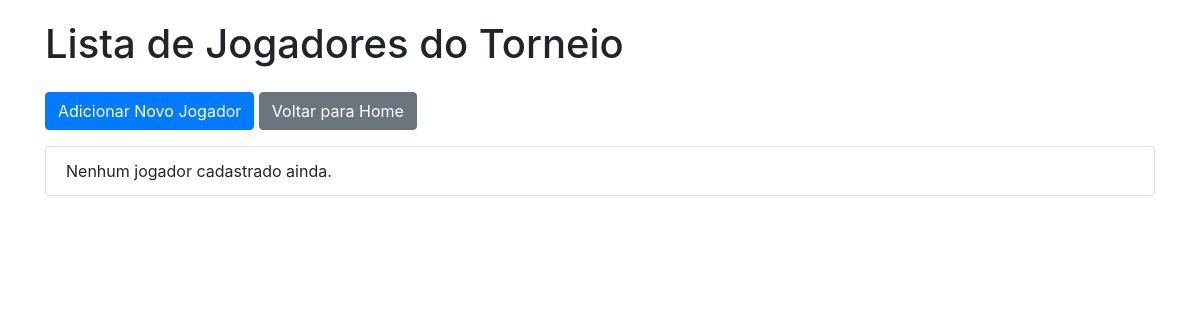
Page /players/ on the earlier database version.
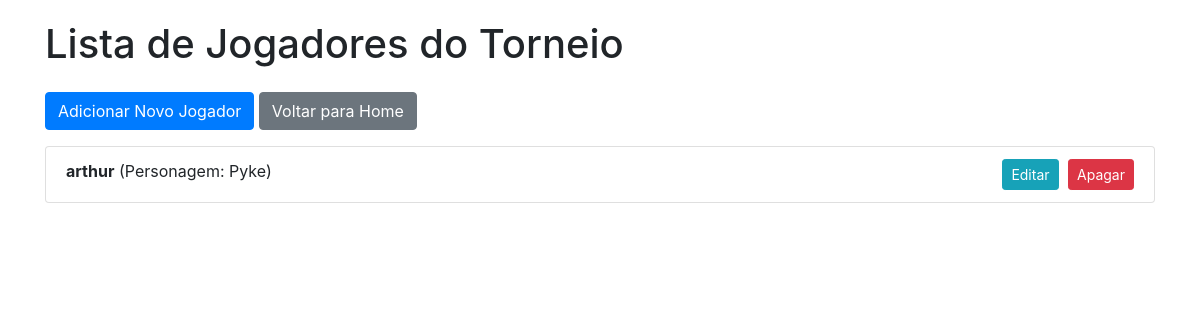
Same page on the later database version.
### torneio/models.py (models this page shows, shortened)
class Player(models.Model):
    name = models.CharField(max_length=100)
    character = models.CharField(max_length=50, help_text="Ex: Scorpion, Shunsui, Ryu")

### torneio/views.py (the view)
# urls.py: path('players/', PlayerListView.as_view(), name='lista-jogadores'),
class PlayerListView(ListView):
    model = Player
    template_name = 'lista_jogadores.html'

### templates/lista_jogadores.html (shortened to what this page needs)
<!DOCTYPE html>
<html lang="pt-br">
<head>
    <link rel="stylesheet" href="https://stackpath.bootstrapcdn.com/bootstrap/4.5.2/css/bootstrap.min.css">
</head>
<body>
    <div class="container">
        <h1 class="mb-4">Lista de Jogadores do Torneio</h1>
        <a href="{% url 'cria-jogador' %}" class="btn btn-primary mb-3">Adicionar Novo Jogador</a>
        <a href="{% url 'home' %}" class="btn btn-secondary mb-3">Voltar para Home</a>
        <ul class="list-group">
            {% for jogador in object_list %}
                <li class="list-group-item">
                    <strong>{{ jogador.name }}</strong> (Personagem: {{ jogador.character }})
                    <div class="actions">
                        <a href="{% url 'edita-jogador' jogador.pk %}" class="btn btn-sm btn-info">Editar</a>
                        <form action="{% url 'apaga-jogador' jogador.pk %}" method="post" class="d-inline">
                            <button type="submit" class="btn btn-sm btn-danger">Apagar</button>
                        </form>
                    </div>
                </li>
            {% empty %}
                <li class="list-group-item">Nenhum jogador cadastrado ainda.</li>
            {% endfor %}
        </ul>
    </div>
</body>
</html>

Differences in the rows shown:
added Player: name "arthur", character "Pyke"
Other differences:
text no longer shown: "Nenhum jogador cadastrado ainda."
